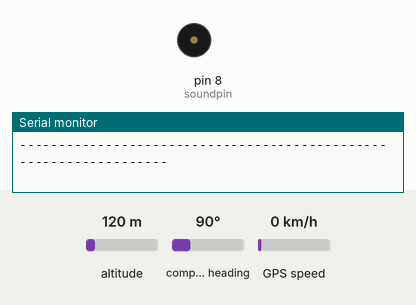
This sketch was run on a simulated Arduino Uno, built with avr-gcc and run on an emulated ATmega328P. Parts: buzzer (waves = sounding), the last lines printed to the serial monitor. Inputs (shaded band) come from the test bench; at power-on: altitude 120 m, compass heading 90°, GPS speed 0 km/h. The GPS gets a fix after 3 s at 37.7749, -122.4194 with 8 satellites.

Above: at 0.2 s.
At 4.3 s:
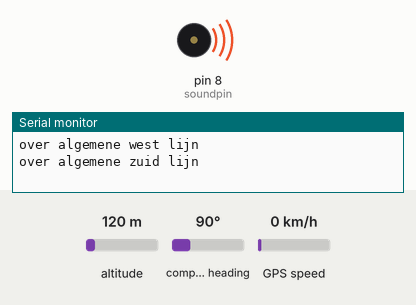
Timing chart, 0 to 5.8 s (numbered marks = the images above):
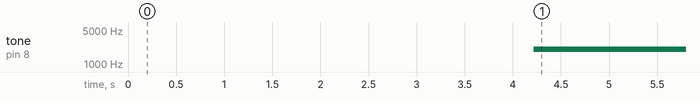

Measured:
- by itself, tone on pin 8 (soundpin): silent → 2000 Hz at 4.2 s

The sketch:

digitalfence.ino
```cpp
#include <TinyGPS++.h>
#include <SoftwareSerial.h>

bool outarea = false;
int soundpin = 8;
static const int RXPin = 0, TXPin = 1;
static const uint32_t GPSBaud = 9600;

// The TinyGPS++ object
TinyGPSPlus gps;

// The serial connection to the GPS device
SoftwareSerial ss(RXPin, TXPin);

void setup() {

  //pinMode(LED_BUILTIN, OUTPUT);
  Serial.begin(9600);
  ss.begin(GPSBaud);

  Serial.println(F("Sats HDOP  Latitude   Longitude   Fix   Chars Sentences Checksum"));
  Serial.println(F("           (deg)      (deg)       Age --  RX    RX        Fail"));
  Serial.println(F("------------------------------------------------------------------"));

}

void loop() {

  /*
  printInt(gps.satellites.value(), gps.satellites.isValid(), 5);
  printFloat(gps.hdop.hdop(), gps.hdop.isValid(), 6, 1);
  printFloat(gps.location.lat(), gps.location.isValid(), 11, 6);
  printFloat(gps.location.lng(), gps.location.isValid(), 12, 6);
    printInt(gps.charsProcessed(), true, 6);
  printInt(gps.sentencesWithFix(), true, 10);
  printInt(gps.failedChecksum(), true, 9);
  Serial.println();

  */
  outarea = false;

  if(gps.satellites.value()>7 && gps.satellites.isValid()){

    printInt(gps.satellites.value(), gps.satellites.isValid(), 5);
    printFloat(gps.hdop.hdop(), gps.hdop.isValid(), 6, 1);
    printFloat(gps.location.lat(), gps.location.isValid(), 11, 6);
    printFloat(gps.location.lng(), gps.location.isValid(), 12, 6);
    printInt(gps.charsProcessed(), true, 6);
    printInt(gps.sentencesWithFix(), true, 10);
    printInt(gps.failedChecksum(), true, 9);
    Serial.println();

     if(gps.location.isValid()){
        if(gps.location.lng() < 4.696600 ){
         outarea = true;
         Serial.println(F("over algemene west lijn"));
        }
        if(gps.location.lat() > 50.954612  ){
          Serial.println(F("te ver naar het noorden"));
          if(gps.location.lng() < 4.697926){
            outarea = true;
            Serial.println(F("te ver naar het west en noorden tegelijk"));
          }
        }
        if(gps.location.lat() < 50.953618 ){
          outarea = true;
          Serial.println(F("over algemene zuid lijn"));
        }
     }


    /*
    if(gps.location.lng() < 4.696600 || gps.location.lat() > 50.954612 && gps.location.lng() < 4.697926  )){ // noord + west-lijn
     outarea = true;
    }else {
      outarea = false;
    }
    */
  }

  if(outarea){
   // digitalWrite(LED_BUILTIN, HIGH);   // turn the LED on (HIGH is the voltage level)
      tone(soundpin, 2000);
  }else{
   noTone(soundpin);
   //   digitalWrite(LED_BUILTIN, LOW);    // turn the LED off by making the voltage LOW
  }

  smartDelay(1000);
}

static void smartDelay(unsigned long ms)
{
  unsigned long start = millis();
  do
  {
    while (ss.available())
      gps.encode(ss.read());
  } while (millis() - start < ms);
}


static void printFloat(float val, bool valid, int len, int prec)
{
  if (!valid)
  {
    while (len-- > 1)
      Serial.print('*');
    Serial.print(' ');
  }
  else
  {
    Serial.print(val, prec);
    int vi = abs((int)val);
    int flen = prec + (val < 0.0 ? 2 : 1); // . and -
    flen += vi >= 1000 ? 4 : vi >= 100 ? 3 : vi >= 10 ? 2 : 1;
    for (int i=flen; i<len; ++i)
      Serial.print(' ');
  }
  smartDelay(0);
}

static void printInt(unsigned long val, bool valid, int len)
{
  char sz[32] = "*****************";
  if (valid)
    sprintf(sz, "%ld", val);
  sz[len] = 0;
  for (int i=strlen(sz); i<len; ++i)
    sz[i] = ' ';
  if (len > 0)
    sz[len-1] = ' ';
  Serial.print(sz);
  smartDelay(0);
}

static void printStr(const char *str, int len)
{
  int slen = strlen(str);
  for (int i=0; i<len; ++i)
    Serial.print(i<slen ? str[i] : ' ');
  smartDelay(0);
}
```
